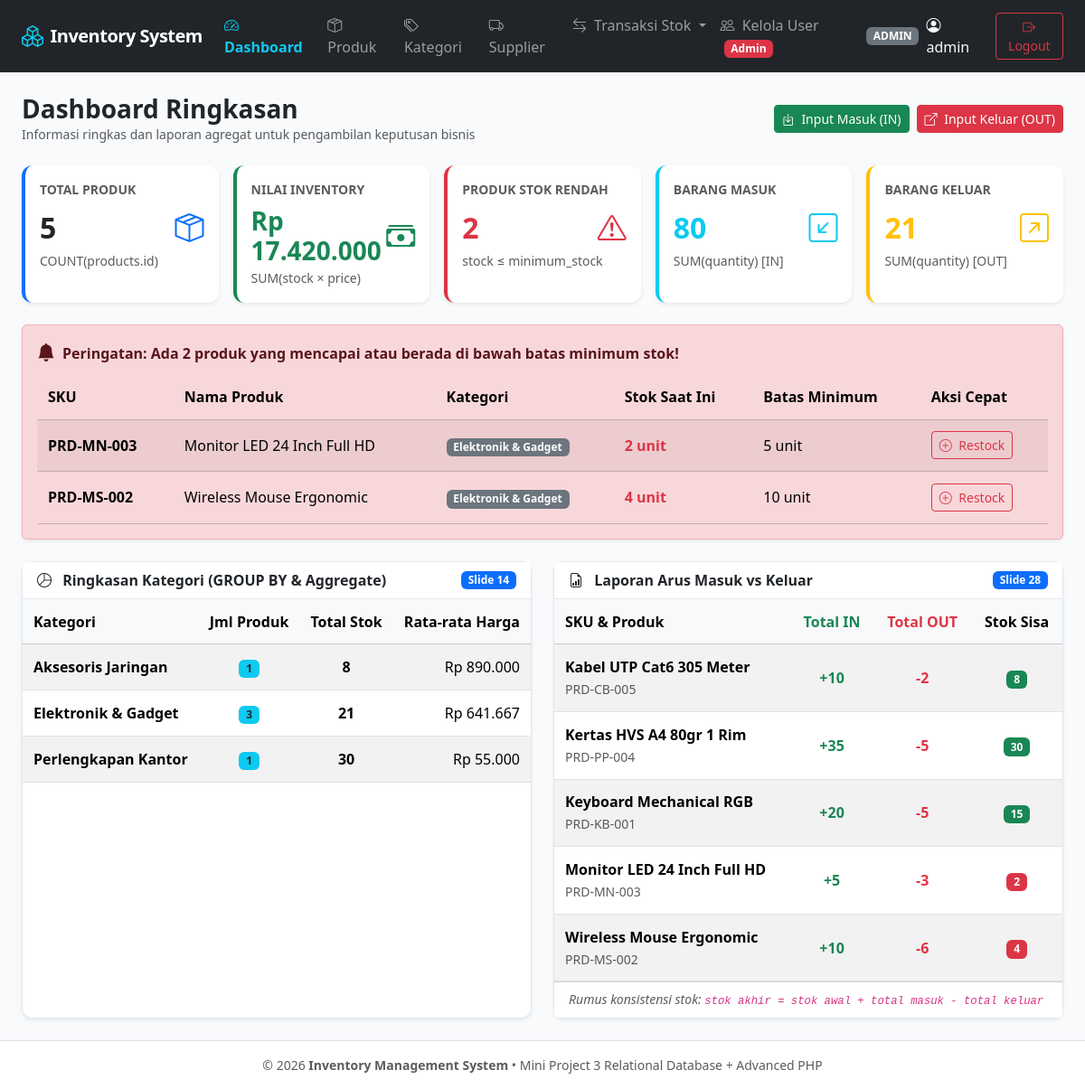
Page /public/dashboard.php (signed in) on the committed database.
### tables this page shows
CREATE TABLE IF NOT EXISTS products (
    id INT AUTO_INCREMENT PRIMARY KEY,
    category_id INT NOT NULL,
    sku VARCHAR(50) NOT NULL UNIQUE,
    name VARCHAR(150) NOT NULL,
    price DECIMAL(12, 2) NOT NULL DEFAULT 0.00,
    stock INT NOT NULL DEFAULT 0,
    minimum_stock INT NOT NULL DEFAULT 5,
    created_at TIMESTAMP DEFAULT CURRENT_TIMESTAMP,
    CONSTRAINT fk_products_category FOREIGN KEY (category_id) REFERENCES categories(id) ON DELETE RESTRICT ON UPDATE CASCADE
);

CREATE TABLE IF NOT EXISTS categories (
    id INT AUTO_INCREMENT PRIMARY KEY,
    name VARCHAR(100) NOT NULL UNIQUE,
    description TEXT DEFAULT NULL,
    created_at TIMESTAMP DEFAULT CURRENT_TIMESTAMP
);

### helpers/escape.php (called while the page is built, shortened)
<?php
if (!function_exists('e')) {
    function e($value) {
        return htmlspecialchars((string)$value, ENT_QUOTES, 'UTF-8');
    }
}
if (!function_exists('format_rupiah')) {
    function format_rupiah($nominal) {
        return 'Rp ' . number_format((float)$nominal, 0, ',', '.');
    }
}

### public/dashboard.php (the view, shortened to what this page needs)
<?php
require_once __DIR__ . '/../config/database.php';
require_once __DIR__ . '/../helpers/escape.php';
$stmt = $pdo->query("SELECT COUNT(id) AS total_products FROM products");
$total_products = (int)$stmt->fetchColumn();
$stmt = $pdo->query("SELECT COALESCE(SUM(stock * price), 0) AS total_inventory_value FROM products");
$inventory_value = (float)$stmt->fetchColumn();
$stmt = $pdo->query("SELECT COUNT(id) AS low_stock_count FROM products WHERE stock <= minimum_stock");
$low_stock_count = (int)$stmt->fetchColumn();
$stmt = $pdo->query("SELECT COALESCE(SUM(quantity), 0) AS total_in FROM stock_movements WHERE type = 'IN'");
$total_in = (int)$stmt->fetchColumn();
$stmt = $pdo->query("SELECT COALESCE(SUM(quantity), 0) AS total_out FROM stock_movements WHERE type = 'OUT'");
$total_out = (int)$stmt->fetchColumn();
$stmt = $pdo->query("
    SELECT c.id, c.name,
           COUNT(p.id) AS category_products,
           COALESCE(SUM(p.stock), 0) AS total_stock,
           COALESCE(AVG(p.price), 0) AS average_price
    FROM categories c
    LEFT JOIN products p ON p.category_id = c.id
    GROUP BY c.id, c.name
    ORDER BY c.name ASC
");
$category_summaries = $stmt->fetchAll();
$stmt = $pdo->query("
    SELECT p.sku, p.name, p.stock, p.minimum_stock,
           COALESCE(SUM(CASE WHEN sm.type = 'IN' THEN sm.quantity ELSE 0 END), 0) AS total_in,
           COALESCE(SUM(CASE WHEN sm.type = 'OUT' THEN sm.quantity ELSE 0 END), 0) AS total_out
    FROM products p
    LEFT JOIN stock_movements sm ON sm.product_id = p.id
    GROUP BY p.id, p.sku, p.name, p.stock, p.minimum_stock
    ORDER BY p.name ASC
    LIMIT 10
");
$product_movements = $stmt->fetchAll();
$stmt = $pdo->query("
    SELECT p.id, p.sku, p.name, p.stock, p.minimum_stock, c.name AS category_name
    FROM products p
    JOIN categories c ON c.id = p.category_id
    WHERE p.stock <= p.minimum_stock
    ORDER BY p.stock ASC
");
$low_stock_items = $stmt->fetchAll();
include __DIR__ . '/../views/header.php';
?>
<div class="d-flex justify-content-between align-items-center mb-4">
    <div>
        <h3 class="fw-bold mb-0">Dashboard Ringkasan</h3>
        <p class="text-muted small mb-0">Informasi ringkas dan laporan agregat untuk pengambilan keputusan bisnis</p>
    </div>
    <div class="d-flex gap-2">
        <a href="/inventory-app/public/stock/in.php" class="btn btn-success btn-sm">
            <i class="bi bi-box-arrow-in-down me-1"></i> Input Masuk (IN)
        </a>
        <a href="/inventory-app/public/stock/out.php" class="btn btn-danger btn-sm">
            <i class="bi bi-box-arrow-up-right me-1"></i> Input Keluar (OUT)
        </a>
    </div>
</div>
<div class="row g-3 mb-4">
    <div class="col-md-4 col-xl">
        <div class="card h-100 shadow-sm border-0 border-start border-primary border-4">
            <div class="card-body">
                <div class="text-muted small text-uppercase fw-bold">Total Produk</div>
                <div class="d-flex align-items-center justify-content-between mt-2">
                    <h2 class="fw-bold mb-0"><?= number_format($total_products) ?></h2>
                    <i class="bi bi-box-seam text-primary fs-2"></i>
                </div>
                <small class="text-muted">COUNT(products.id)</small>
            </div>
        </div>
    </div>
    <div class="col-md-4 col-xl">
        <div class="card h-100 shadow-sm border-0 border-start border-success border-4">
            <div class="card-body">
                <div class="text-muted small text-uppercase fw-bold">Nilai Inventory</div>
                <div class="d-flex align-items-center justify-content-between mt-2">
                    <h3 class="fw-bold mb-0 text-success"><?= format_rupiah($inventory_value) ?></h3>
                    <i class="bi bi-cash-stack text-success fs-2"></i>
                </div>
                <small class="text-muted">SUM(stock &times; price)</small>
            </div>
        </div>
    </div>
    <div class="col-md-4 col-xl">
        <div class="card h-100 shadow-sm border-0 border-start border-danger border-4">
            <div class="card-body">
                <div class="text-muted small text-uppercase fw-bold">Produk Stok Rendah</div>
                <div class="d-flex align-items-center justify-content-between mt-2">
                    <h2 class="fw-bold mb-0 text-danger"><?= number_format($low_stock_count) ?></h2>
                    <i class="bi bi-exclamation-triangle text-danger fs-2"></i>
                </div>
                <small class="text-muted">stock &le; minimum_stock</small>
            </div>
        </div>
    </div>
    <div class="col-md-6 col-xl">
        <div class="card h-100 shadow-sm border-0 border-start border-info border-4">
            <div class="card-body">
                <div class="text-muted small text-uppercase fw-bold">Barang Masuk</div>
                <div class="d-flex align-items-center justify-content-between mt-2">
                    <h2 class="fw-bold mb-0 text-info"><?= number_format($total_in) ?></h2>
                    <i class="bi bi-arrow-down-left-square text-info fs-2"></i>
                </div>
                <small class="text-muted">SUM(quantity) [IN]</small>
            </div>
        </div>
    </div>
    <div class="col-md-6 col-xl">
        <div class="card h-100 shadow-sm border-0 border-start border-warning border-4">
            <div class="card-body">
                <div class="text-muted small text-uppercase fw-bold">Barang Keluar</div>
                <div class="d-flex align-items-center justify-content-between mt-2">
                    <h2 class="fw-bold mb-0 text-warning"><?= number_format($total_out) ?></h2>
                    <i class="bi bi-arrow-up-right-square text-warning fs-2"></i>
                </div>
                <small class="text-muted">SUM(quantity) [OUT]</small>
            </div>
        </div>
    </div>
</div>
<?php if (!empty($low_stock_items)): ?>
<div class="alert alert-danger shadow-sm mb-4">
    <div class="d-flex align-items-center mb-2">
        <i class="bi bi-bell-fill fs-5 me-2"></i>
        <strong class="fs-6">Peringatan: Ada <?= count($low_stock_items) ?> produk yang mencapai atau berada di bawah batas minimum stok!</strong>
    </div>
    <div class="table-responsive">
        <table class="table table-sm table-danger table-striped mb-0 align-middle">
            <thead>
                <tr>
                    <th>SKU</th>
                    <th>Nama Produk</th>
                    <th>Kategori</th>
                    <th>Stok Saat Ini</th>
                    <th>Batas Minimum</th>
                    <th>Aksi Cepat</th>
                </tr>
            </thead>
            <tbody>
                <?php foreach ($low_stock_items as $l): ?>
                <tr>
                    <td class="fw-bold"><?= e($l['sku']) ?></td>
                    <td><?= e($l['name']) ?></td>
                    <td><span class="badge bg-secondary"><?= e($l['category_name']) ?></span></td>
                    <td class="text-danger fw-bold"><?= e($l['stock']) ?> unit</td>
                    <td><?= e($l['minimum_stock']) ?> unit</td>
                    <td>
                        <a href="/inventory-app/public/stock/in.php?product_id=<?= (int)$l['id'] ?>" class="btn btn-xs btn-outline-danger btn-sm">
                            <i class="bi bi-plus-circle me-1"></i> Restock
                        </a>
                    </td>
                </tr>
                <?php endforeach; ?>
            </tbody>
        </table>
    </div>
</div>
<?php endif; ?>
<div class="row g-4">
    <div class="col-lg-6">
        <div class="card shadow-sm h-100">
            <div class="card-header d-flex justify-content-between align-items-center">
                <span><i class="bi bi-pie-chart me-2"></i> Ringkasan Kategori (GROUP BY & Aggregate)</span>
                <span class="badge bg-primary">Slide 14</span>
            </div>
            <div class="card-body p-0 table-responsive">
                <table class="table table-hover table-striped mb-0 align-middle">
                    <thead class="table-light">
                        <tr>
                            <th>Kategori</th>
                            <th class="text-center">Jml Produk</th>
                            <th class="text-center">Total Stok</th>
                            <th class="text-end">Rata-rata Harga</th>
                        </tr>
                    </thead>
                    <tbody>
                        <?php foreach ($category_summaries as $cs): ?>
                        <tr>
                            <td class="fw-semibold"><?= e($cs['name']) ?></td>
                            <td class="text-center"><span class="badge bg-info text-dark"><?= e($cs['category_products']) ?></span></td>
                            <td class="text-center fw-bold"><?= number_format($cs['total_stock']) ?></td>
                            <td class="text-end"><?= format_rupiah($cs['average_price']) ?></td>
                        </tr>
                        <?php endforeach; ?>
                    </tbody>
                </table>
            </div>
        </div>
    </div>
    <div class="col-lg-6">
        <div class="card shadow-sm h-100">
            <div class="card-header d-flex justify-content-between align-items-center">
                <span><i class="bi bi-file-earmark-bar-graph me-2"></i> Laporan Arus Masuk vs Keluar</span>
                <span class="badge bg-primary">Slide 28</span>
            </div>
            <div class="card-body p-0 table-responsive">
                <table class="table table-hover table-striped mb-0 align-middle">
                    <thead class="table-light">
                        <tr>
                            <th>SKU & Produk</th>
                            <th class="text-center text-success">Total IN</th>
                            <th class="text-center text-danger">Total OUT</th>
                            <th class="text-center">Stok Sisa</th>
                        </tr>
                    </thead>
                    <tbody>
                        <?php foreach ($product_movements as $pm): ?>
                        <tr>
                            <td>
                                <div class="fw-semibold"><?= e($pm['name']) ?></div>
                                <small class="text-muted"><?= e($pm['sku']) ?></small>
                            </td>
                            <td class="text-center text-success fw-bold">+<?= number_format($pm['total_in']) ?></td>
                            <td class="text-center text-danger fw-bold">-<?= number_format($pm['total_out']) ?></td>
                            <td class="text-center">
                                <span class="badge <?= $pm['stock'] <= $pm['minimum_stock'] ? 'bg-danger' : 'bg-success' ?>">
                                    <?= number_format($pm['stock']) ?>
                                </span>
                            </td>
                        </tr>
                        <?php endforeach; ?>
                    </tbody>
                </table>
            </div>
            <div class="card-footer bg-white text-muted small">
                <em>Rumus konsistensi stok: <code>stok akhir = stok awal + total masuk - total keluar</code></em>
            </div>
        </div>
    </div>
</div>
<?php include __DIR__ . '/../views/footer.php'; ?>

### views/header.php (style rules this page uses)
body { background-color: #f8fafc; font-family: system-ui, -apple-system, "Segoe UI", Roboto, sans-serif; }
.card { border: 1px solid #e2e8f0; border-radius: 0.75rem; }
.card-header { background-color: #ffffff; border-bottom: 1px solid #e2e8f0; font-weight: 600; }
.table > :not(caption) > * > * { padding: 0.8rem 0.75rem; }

### rows in the picture
products: sku "PRD-MN-003", name "Monitor LED 24 Inch Full HD", category.name "Elektronik & Gadget", stock "2", minimum_stock "5"
products: sku "PRD-MS-002", name "Wireless Mouse Ergonomic", category.name "Elektronik & Gadget", stock "4", minimum_stock "10"
categories: name "Aksesoris Jaringan", category_products "1", total_stock "8", average_price "Rp 890.000"
categories: name "Elektronik & Gadget", category_products "3", total_stock "21", average_price "Rp 641.667"
categories: name "Perlengkapan Kantor", category_products "1", total_stock "30", average_price "Rp 55.000"

### other values in the picture
$user['role'] "ADMIN"
$user['username'] "admin"
$total_products "5"
format_rupiah($inventory_value) "Rp 17.420.000"
$low_stock_count "2"
$total_in "80"
$total_out "21"
count($low_stock_items) "2"
$pm['name'] "Kabel UTP Cat6 305 Meter"
$pm['sku'] "PRD-CB-005"
$pm['total_in'] "10"
$pm['total_out'] "2"
$pm['stock'] "8"
$pm['name'] "Kertas HVS A4 80gr 1 Rim"
$pm['sku'] "PRD-PP-004"
